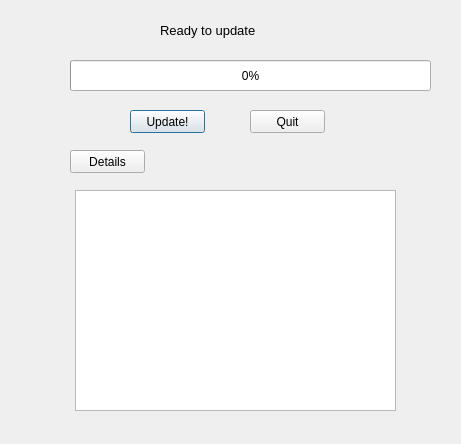
<?xml version="1.0" encoding="UTF-8"?>
<ui version="4.0">
 <class>Dialog</class>
 <widget class="QDialog" name="Dialog">
  <property name="geometry">
   <rect>
    <x>0</x>
    <y>0</y>
    <width>461</width>
    <height>444</height>
   </rect>
  </property>
  <property name="windowTitle">
   <string>Pip Upgrade</string>
  </property>
  <widget class="QPushButton" name="updateButton">
   <property name="geometry">
    <rect>
     <x>130</x>
     <y>110</y>
     <width>75</width>
     <height>23</height>
    </rect>
   </property>
   <property name="text">
    <string>Update!</string>
   </property>
  </widget>
  <widget class="QPushButton" name="quitButton">
   <property name="geometry">
    <rect>
     <x>250</x>
     <y>110</y>
     <width>75</width>
     <height>23</height>
    </rect>
   </property>
   <property name="text">
    <string>Quit</string>
   </property>
  </widget>
  <widget class="QProgressBar" name="progressBar">
   <property name="geometry">
    <rect>
     <x>70</x>
     <y>60</y>
     <width>361</width>
     <height>31</height>
    </rect>
   </property>
   <property name="value">
    <number>0</number>
   </property>
  </widget>
  <widget class="QLabel" name="label">
   <property name="geometry">
    <rect>
     <x>160</x>
     <y>20</y>
     <width>211</width>
     <height>21</height>
    </rect>
   </property>
   <property name="font">
    <font>
     <pointsize>10</pointsize>
    </font>
   </property>
   <property name="text">
    <string>Ready to update</string>
   </property>
  </widget>
  <widget class="QTextBrowser" name="textBrowser">
   <property name="geometry">
    <rect>
     <x>75</x>
     <y>190</y>
     <width>321</width>
     <height>221</height>
    </rect>
   </property>
  </widget>
  <widget class="QPushButton" name="showDetailsButton">
   <property name="geometry">
    <rect>
     <x>70</x>
     <y>150</y>
     <width>75</width>
     <height>23</height>
    </rect>
   </property>
   <property name="focusPolicy">
    <enum>Qt::NoFocus</enum>
   </property>
   <property name="text">
    <string>Details</string>
   </property>
  </widget>
 </widget>
 <resources/>
 <connections/>
</ui>
